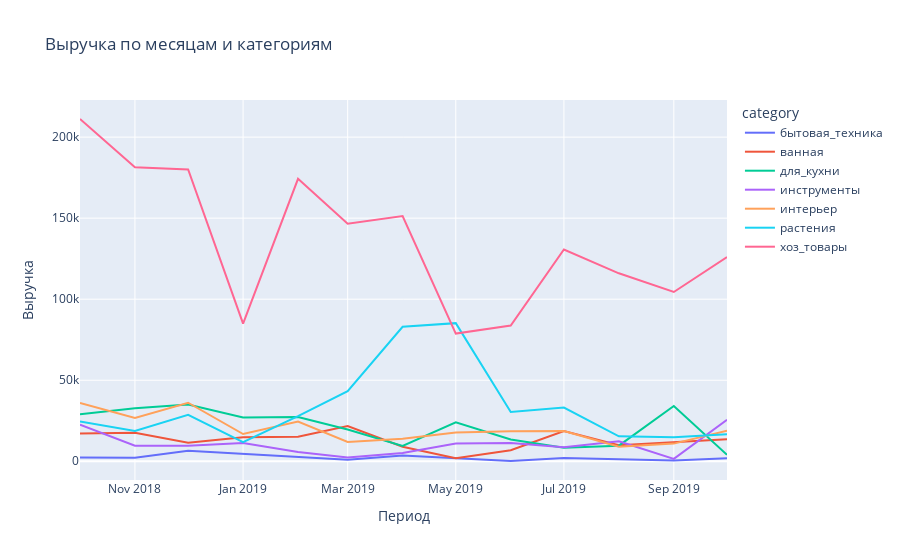

The notebook cell saved with this chart:
### Code cell
#преобразуем столбец с месяцем и годом для построения графика
rev_cat_season['month_year'] = rev_cat_season['month_year'].astype(str)

fig = px.line(rev_cat_season, x='month_year', y='revenue',
              color='category',
              title='Выручка по месяцам и категориям',
              labels={"month_year": "Период",
                      "revenue": "Выручка"}
)

fig.update_xaxes(tickmode='array', ticktext=rev_cat_season['month_year'].astype(str))

fig.show()

### Figure 1 — Plotly figure (JSON) as saved in the notebook; plotly's stock layout.template omitted (floating-point values rounded to 4 significant figures)
{"data": [{"hovertemplate": "category=бытовая_техника<br>Период=%{x}<br>Выручка=%{y}<extra></extra>", "legendgroup": "бытовая_техника", "line": {"color": "#636efa", "dash": "solid"}, "marker": {"symbol": "circle"}, "mode": "lines", "name": "бытовая_техника", "orientation": "v", "showlegend": true, "type": "scatter", "x": ["2018-10", "2018-11", "2018-12", "2019-01", "2019-02", "2019-03", "2019-04", "2019-06", "2019-07", "2019-09", "2019-10"], "xaxis": "x", "y": [2248, 2180, 6475, 4691, 2796, 922, 3523, 164, 2023, 471, 1833], "yaxis": "y"}, {"hovertemplate": "category=ванная<br>Период=%{x}<br>Выручка=%{y}<extra></extra>", "legendgroup": "ванная", "line": {"color": "#EF553B", "dash": "solid"}, "marker": {"symbol": "circle"}, "mode": "lines", "name": "ванная", "orientation": "v", "showlegend": true, "type": "scatter", "x": ["2018-10", "2018-11", "2018-12", "2019-01", "2019-02", "2019-03", "2019-04", "2019-05", "2019-06", "2019-07", "2019-08", "2019-09", "2019-10"], "xaxis": "x", "y": [17090, 17531, 11438, 14837, 15103, 21722, 8938, 1923, 6857, 18607, 9883, 11792, 13584], "yaxis": "y"}, {"hovertemplate": "category=для_кухни<br>Период=%{x}<br>Выручка=%{y}<extra></extra>", "legendgroup": "для_кухни", "line": {"color": "#00cc96", "dash": "solid"}, "marker": {"symbol": "circle"}, "mode": "lines", "name": "для_кухни", "orientation": "v", "showlegend": true, "type": "scatter", "x": ["2018-10", "2018-11", "2018-12", "2019-01", "2019-02", "2019-03", "2019-04", "2019-05", "2019-06", "2019-07", "2019-08", "2019-09", "2019-10"], "xaxis": "x", "y": [28984, 32712, 34964, 27074, 27360, 19638, 9445, 23968, 13388, 8321, 9620, 34090, 3983], "yaxis": "y"}, {"hovertemplate": "category=инструменты<br>Период=%{x}<br>Выручка=%{y}<extra></extra>", "legendgroup": "инструменты", "line": {"color": "#ab63fa", "dash": "solid"}, "marker": {"symbol": "circle"}, "mode": "lines", "name": "инструменты", "orientation": "v", "showlegend": true, "type": "scatter", "x": ["2018-10", "2018-11", "2018-12", "2019-01", "2019-02", "2019-03", "2019-04", "2019-05", "2019-06", "2019-07", "2019-08", "2019-09", "2019-10"], "xaxis": "x", "y": [22624, 9587, 9645, 11319, 5687, 2353, 5045, 10944, 11230, 8633, 12297, 1462, 25611], "yaxis": "y"}, {"hovertemplate": "category=интерьер<br>Период=%{x}<br>Выручка=%{y}<extra></extra>", "legendgroup": "интерьер", "line": {"color": "#FFA15A", "dash": "solid"}, "marker": {"symbol": "circle"}, "mode": "lines", "name": "интерьер", "orientation": "v", "showlegend": true, "type": "scatter", "x": ["2018-10", "2018-11", "2018-12", "2019-01", "2019-02", "2019-03", "2019-04", "2019-05", "2019-06", "2019-07", "2019-08", "2019-09", "2019-10"], "xaxis": "x", "y": [35959, 26661, 36127, 16812, 24524, 11936, 13890, 17739, 18496, 18602, 8918, 10888, 18786], "yaxis": "y"}, {"hovertemplate": "category=растения<br>Период=%{x}<br>Выручка=%{y}<extra></extra>", "legendgroup": "растения", "line": {"color": "#19d3f3", "dash": "solid"}, "marker": {"symbol": "circle"}, "mode": "lines", "name": "растения", "orientation": "v", "showlegend": true, "type": "scatter", "x": ["2018-10", "2018-11", "2018-12", "2019-01", "2019-02", "2019-03", "2019-04", "2019-05", "2019-06", "2019-07", "2019-08", "2019-09", "2019-10"], "xaxis": "x", "y": [24512, 18750, 28677, 11782, 27885, 43286, 82998, 85232, 30366, 33173, 15408, 14793, 16645], "yaxis": "y"}, {"hovertemplate": "category=хоз_товары<br>Период=%{x}<br>Выручка=%{y}<extra></extra>", "legendgroup": "хоз_товары", "line": {"color": "#FF6692", "dash": "solid"}, "marker": {"symbol": "circle"}, "mode": "lines", "name": "хоз_товары", "orientation": "v", "showlegend": true, "type": "scatter", "x": ["2018-10", "2018-11", "2018-12", "2019-01", "2019-02", "2019-03", "2019-04", "2019-05", "2019-06", "2019-07", "2019-08", "2019-09", "2019-10"], "xaxis": "x", "y": [211195, 181379, 180077, 84947, 174292, 146572, 151294, 78768, 83783, 130656, 115974, 104455, 126048], "yaxis": "y"}], "layout": {"autosize": true, "legend": {"title": {"text": "category"}, "tracegroupgap": 0}, "title": {"text": "Выручка по месяцам и категориям"}, "xaxis": {"anchor": "y", "autorange": true, "domain": [0, 1], "range": ["2018-10-01", "2019-10-01"], "tickmode": "array", "ticktext": ["2018-10", "2018-10", "2018-10", "2018-10", "2018-10", "2018-10", "2018-10", "2018-11", "2018-11", "2018-11", "2018-11", "2018-11", "2018-11", "2018-11", "2018-12", "2018-12", "2018-12", "2018-12", "2018-12", "2018-12", "2018-12", "2019-01", "2019-01", "2019-01", "2019-01", "2019-01", "2019-01", "2019-01", "2019-02", "2019-02", "2019-02", "2019-02", "2019-02", "2019-02", "2019-02", "2019-03", "2019-03", "2019-03", "2019-03", "2019-03", "2019-03", "2019-03", "2019-04", "2019-04", "2019-04", "2019-04", "2019-04", "2019-04", "2019-04", "2019-05", "2019-05", "2019-05", "2019-05", "2019-05", "2019-05", "2019-06", "2019-06", "2019-06", "2019-06", "2019-06", "2019-06", "2019-06", "2019-07", "2019-07", "2019-07", "2019-07", "2019-07", "2019-07", "2019-07", "2019-08", "2019-08", "2019-08", "2019-08", "2019-08", "2019-08", "2019-09", "2019-09", "2019-09", "2019-09", "2019-09", "2019-09", "2019-09", "2019-10", "2019-10", "2019-10", "2019-10", "2019-10", "2019-10", "2019-10"], "title": {"text": "Период"}, "type": "date"}, "yaxis": {"anchor": "x", "autorange": true, "domain": [0, 1], "range": [-11560.0, 222900.0], "title": {"text": "Выручка"}, "type": "linear"}}}
